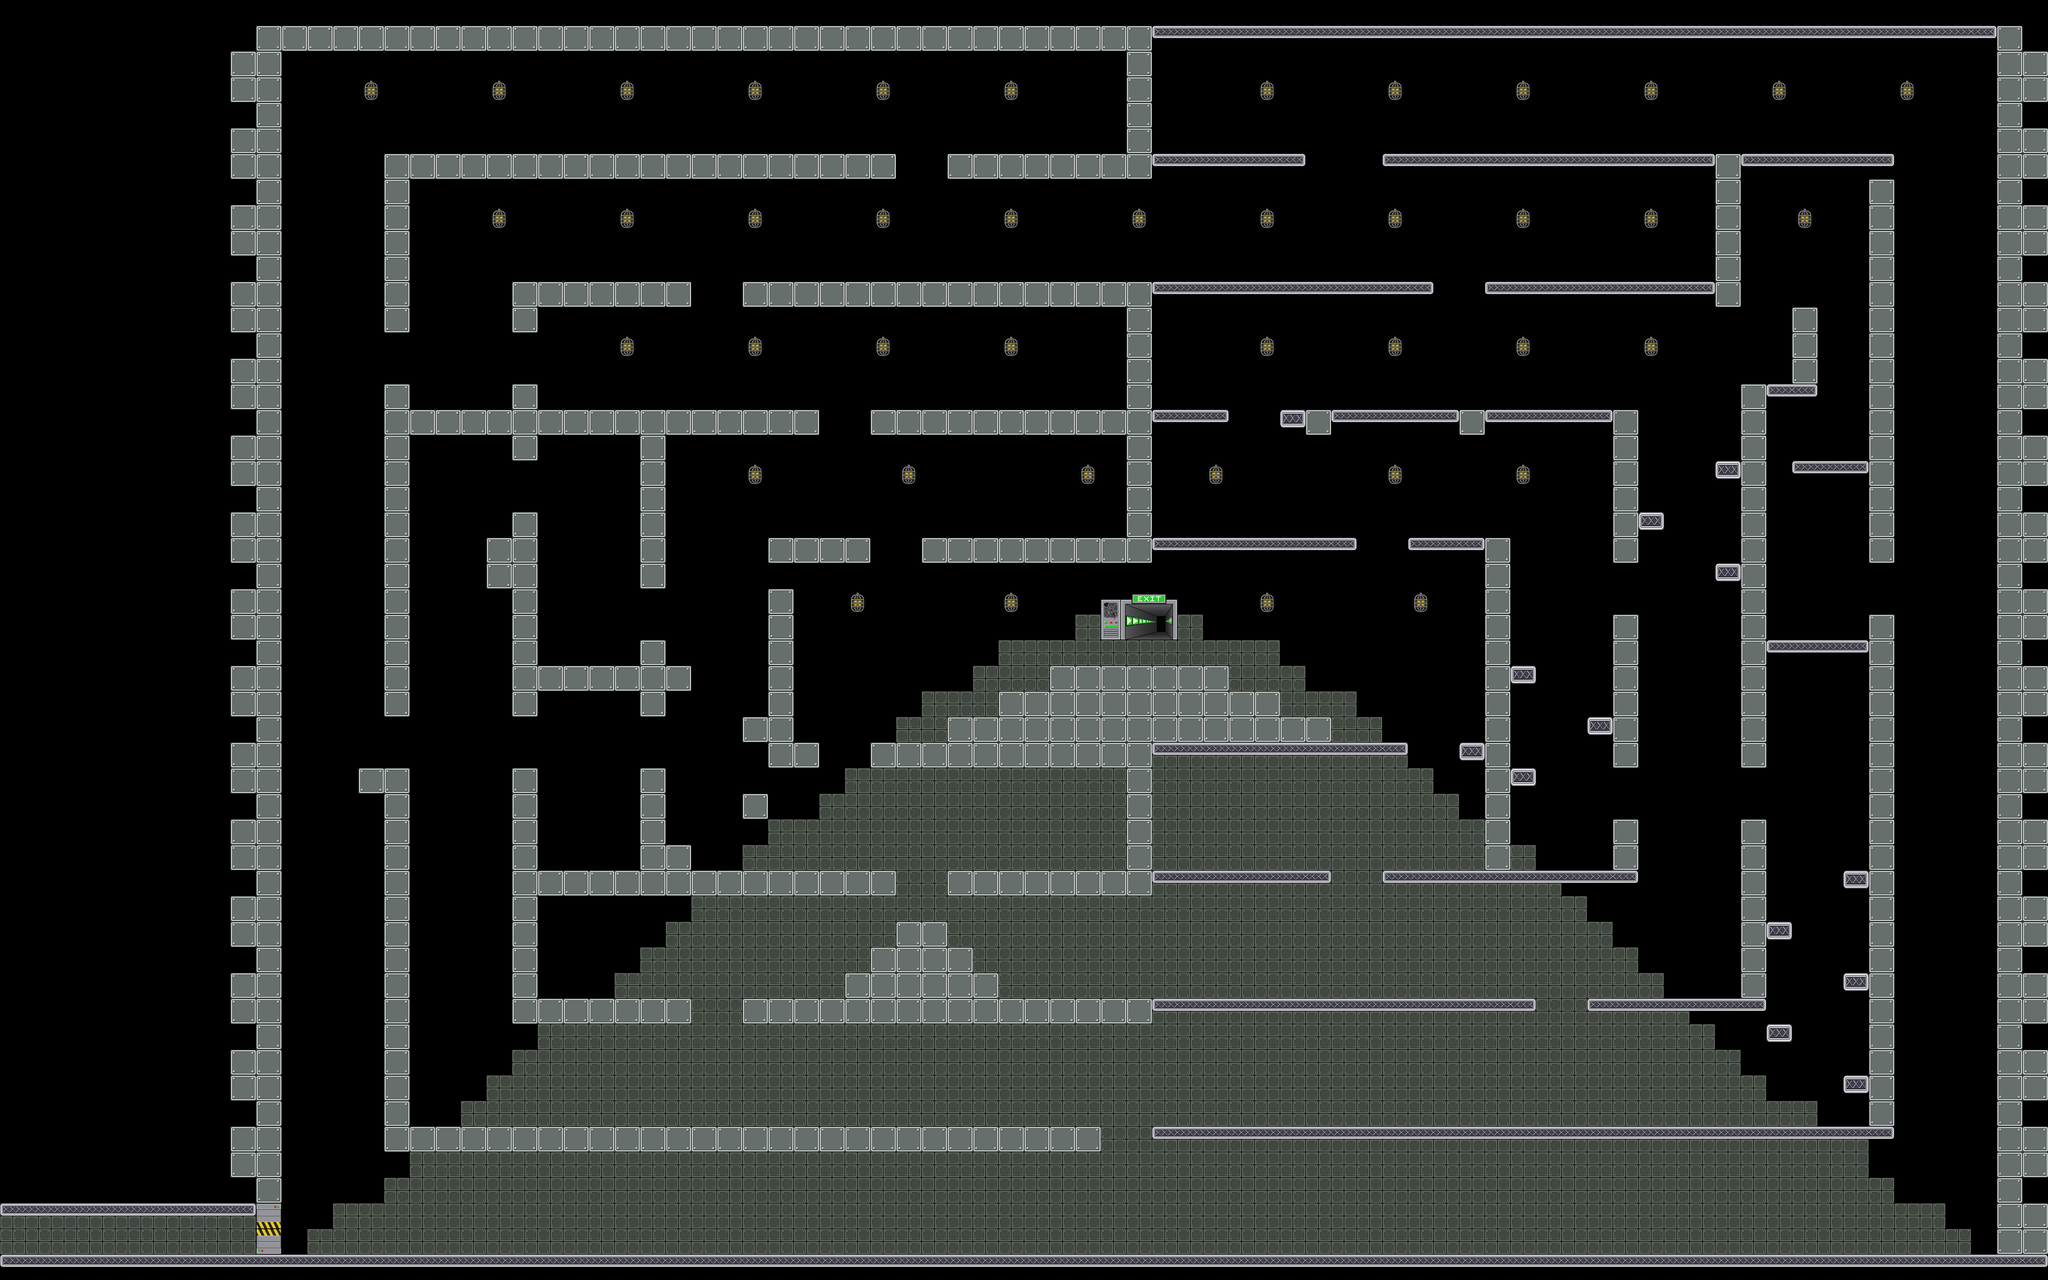

Tiled map render using the project's own tile images. Description and the map definition, with tile-layer contents summarised, below:
An orthogonal 80x50 tile map with 64x64 px tiles, 2 tile layers (foreground, front), 13 tilesets and 236 objects (18x RotativeL, 10x Attractive).

<map version="1.0" orientation="orthogonal" width="80" height="50" tilewidth="64" tileheight="64">
 <tileset firstgid="1" name="mur" tilewidth="64" tileheight="64">
  <image source="data/mur.png" trans="ffffff" width="64" height="64" />
 </tileset>
 <tileset firstgid="2" name="sol" tilewidth="64" tileheight="64">
  <image source="data/sol.png" trans="ffffff" width="64" height="64" />
 </tileset>
 <tileset firstgid="3" name="alone" tilewidth="64" tileheight="64">
  <image source="data/alone.png" width="64" height="64" />
 </tileset>
 <tileset firstgid="4" name="left" tilewidth="64" tileheight="64">
  <image source="data/left.png" width="64" height="64" />
 </tileset>
 <tileset firstgid="5" name="mid" tilewidth="64" tileheight="64">
  <image source="data/mid.png" width="64" height="64" />
 </tileset>
 <tileset firstgid="6" name="right" tilewidth="64" tileheight="64">
  <image source="data/right.png" width="64" height="64" />
 </tileset>
 <tileset firstgid="7" name="portebas" tilewidth="64" tileheight="64">
  <image source="data/portebas.png" width="64" height="64" />
 </tileset>
 <tileset firstgid="8" name="portehaut" tilewidth="64" tileheight="64">
  <image source="data/portehaut.png" width="64" height="64" />
 </tileset>
 <tileset firstgid="9" name="fin" tilewidth="192" tileheight="128">
  <image source="data/fin.png" width="192" height="128" />
 </tileset>
 <tileset firstgid="10" name="mur2" tilewidth="64" tileheight="64">
  <image source="data/mur2.png" width="64" height="64" />
 </tileset>
 <tileset firstgid="11" name="lamp1" tilewidth="64" tileheight="64">
  <properties>
   <property name="anim" value="true" />
   <property name="frames" value="4" />
  </properties>
  <image source="data/lamp1.png" width="67" height="64" />
 </tileset>
 <tileset firstgid="12" name="lamp2" tilewidth="64" tileheight="64">
  <properties>
   <property name="anim" value="true" />
   <property name="frames" value="4" />
  </properties>
  <image source="data/lamp2.png" width="64" height="64" />
 </tileset>
 <tileset firstgid="13" name="cable" tilewidth="64" tileheight="64">
  <image source="data/cable.png" width="64" height="64" />
 </tileset>
 <layer name="foreground" width="80" height="50">
  <data>[4000 cells, 909 non-empty, 4 distinct tile ids]</data>
 </layer>
 <layer name="front" width="80" height="50">
  <data>[4000 cells, 901 non-empty, 9 distinct tile ids]</data>
 </layer>
 <objectgroup color="#00ff00" name="wall" width="80" height="50">
  <object x="4992" y="0" width="64" height="3136" />
  <object x="640" y="0" width="64" height="3136" />
  <object x="960" y="448" width="64" height="384" />
  <object x="4672" y="448" width="64" height="960" />
  <object x="1280" y="960" width="64" height="192" />
  <object x="4352" y="1024" width="64" height="896" />
  <object x="1600" y="1088" width="64" height="384" />
  <object x="4032" y="1088" width="64" height="320" />
  <object x="1920" y="1472" width="64" height="384" />
  <object x="3712" y="1408" width="64" height="448" />
  <object x="1280" y="768" width="64" height="64" />
  <object x="2816" y="768" width="64" height="256" />
  <object x="4480" y="768" width="64" height="192" />
  <object x="2816" y="1920" width="64" height="256" />
  <object x="1600" y="1600" width="64" height="192" />
  <object x="4608" y="2752" width="64" height="64" />
  <object x="3712" y="1920" width="64" height="256" />
  <object x="2816" y="1088" width="64" height="256" />
  <object x="960" y="960" width="64" height="832" />
  <object x="4288" y="448" width="64" height="320" />
  <object x="4672" y="1536" width="64" height="1280" />
  <object x="1600" y="1920" width="64" height="256" />
  <object x="1280" y="1280" width="64" height="512" />
  <object x="2816" y="128" width="64" height="256" />
  <object x="4032" y="1536" width="64" height="384" />
  <object x="4032" y="2048" width="64" height="128" />
  <object x="4352" y="2048" width="64" height="448" />
  <object x="1280" y="1920" width="64" height="576" />
  <object x="960" y="1920" width="64" height="896" />
  <object x="1216" y="1344" width="64" height="128" />
 </objectgroup>
 <objectgroup color="#0000ff" name="platform" width="80" height="50">
  <object x="640" y="3136" width="4480" height="64" />
  <object x="704" y="64" width="4288" height="64" />
  <object x="960" y="384" width="1280" height="64" />
  <object x="1280" y="704" width="448" height="64" />
  <object x="1280" y="2496" width="448" height="64" />
  <object x="1600" y="1024" width="448" height="64" />
  <object x="1344" y="2176" width="896" height="64" />
  <object x="1856" y="1792" width="64" height="64" />
  <object x="1920" y="1856" width="128" height="64" />
  <object x="2624" y="1664" width="448" height="64" />
  <object x="3072" y="1728" width="128" height="64" />
  <object x="3200" y="1792" width="128" height="64" />
  <object x="2368" y="1792" width="128" height="64" />
  <object x="2496" y="1728" width="128" height="64" />
  <object x="2304" y="1344" width="1088" height="64" />
  <object x="3456" y="384" width="1280" height="64" />
  <object x="2368" y="384" width="896" height="64" />
  <object x="960" y="2816" width="1792" height="64" />
  <object x="2880" y="2816" width="1856" height="64" />
  <object x="1856" y="2496" width="1984" height="64" />
  <object x="3968" y="2496" width="448" height="64" />
  <object x="2368" y="2176" width="960" height="64" />
  <object x="2176" y="1024" width="896" height="64" />
  <object x="3200" y="1024" width="896" height="64" />
  <object x="2176" y="2368" width="256" height="64" />
  <object x="2240" y="2304" width="128" height="64" />
  <object x="4288" y="1152" width="64" height="64" />
  <object x="1856" y="1984" width="64" height="64" />
  <object x="3776" y="1664" width="64" height="64" />
  <object x="3968" y="1792" width="64" height="64" />
  <object x="4288" y="1408" width="64" height="64" />
  <object x="3456" y="2176" width="640" height="64" />
  <object x="1920" y="1344" width="256" height="64" />
  <object x="1856" y="704" width="1728" height="64" />
  <object x="3712" y="704" width="576" height="64" />
  <object x="4416" y="1600" width="256" height="64" />
  <object x="2176" y="1856" width="1344" height="64" />
  <object x="3520" y="1344" width="256" height="64" />
  <object x="4096" y="1280" width="64" height="64" />
  <object x="4608" y="2176" width="64" height="64" />
  </objectgroup>
 <objectgroup color="#ffffff" name="movable" width="80" height="50" />
 <objectgroup color="#ff6666" name="destroyable" width="80" height="50" />
 <objectgroup color="#ff8000" name="metalman" width="80" height="50">
  <!-- 1 objects omitted --></objectgroup>
 <objectgroup color="#ff0000" name="themagnet" width="80" height="50">
  <!-- 1 objects omitted --></objectgroup>
 <objectgroup color="#800000" name="generator" width="80" height="50">
  <!-- 28 objects omitted --></objectgroup>
 <objectgroup color="#66ccff" name="switch" width="80" height="50">
  <!-- 1 objects omitted --></objectgroup>
 <objectgroup color="#e6e6e6" name="metal" width="80" height="50">
  <!-- 31 objects omitted --></objectgroup>
 <objectgroup color="#333333" name="gate" width="80" height="50">
  <!-- 14 objects omitted --></objectgroup>
 <objectgroup color="#004080" name="acid" width="80" height="50">
  <!-- 8 objects omitted --></objectgroup>
 <objectgroup color="#ffff00" name="arc" width="80" height="50">
  <!-- 16 objects omitted --></objectgroup>
 <objectgroup color="#ffff00" name="levelend" width="80" height="50">
  <!-- 1 objects omitted --></objectgroup>
 <objectgroup color="#800080" name="gateswitch" width="80" height="50">
  <!-- 4 objects omitted --></objectgroup>
 <objectgroup name="lamps" width="80" height="50">
  <!-- 42 objects omitted --></objectgroup>
 <objectgroup name="arcswitch" width="80" height="50">
  <!-- 4 objects omitted --></objectgroup>
</map>
<!-- 166 of 236 objects omitted -->
